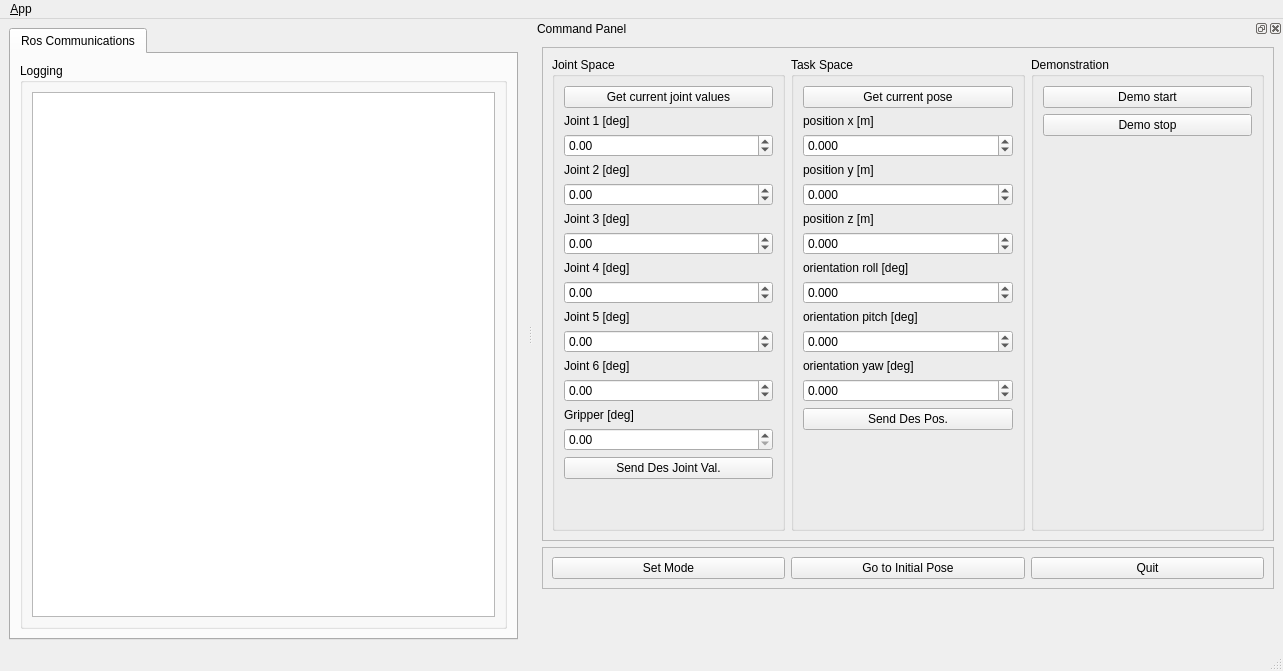
<?xml version="1.0" encoding="UTF-8"?>
<ui version="4.0">
 <class>MainWindowDesign</class>
 <widget class="QMainWindow" name="MainWindowDesign">
  <property name="geometry">
   <rect>
    <x>0</x>
    <y>0</y>
    <width>1283</width>
    <height>671</height>
   </rect>
  </property>
  <property name="windowTitle">
   <string>QRosApp</string>
  </property>
  <property name="windowIcon">
   <iconset resource="../resources/images.qrc">
    <normaloff>:/images/icon.png</normaloff>:/images/icon.png</iconset>
  </property>
  <property name="locale">
   <locale language="English" country="Australia"/>
  </property>
  <widget class="QWidget" name="centralwidget">
   <layout class="QHBoxLayout">
    <item>
     <widget class="QTabWidget" name="tab_manager">
      <property name="minimumSize">
       <size>
        <width>100</width>
        <height>0</height>
       </size>
      </property>
      <property name="locale">
       <locale language="English" country="Australia"/>
      </property>
      <property name="currentIndex">
       <number>0</number>
      </property>
      <widget class="QWidget" name="tab_status">
       <attribute name="title">
        <string>Ros Communications</string>
       </attribute>
       <layout class="QVBoxLayout" name="verticalLayout_2">
        <item>
         <widget class="QGroupBox" name="groupBox_12">
          <property name="sizePolicy">
           <sizepolicy hsizetype="MinimumExpanding" vsizetype="Preferred">
            <horstretch>0</horstretch>
            <verstretch>0</verstretch>
           </sizepolicy>
          </property>
          <property name="title">
           <string>Logging</string>
          </property>
          <layout class="QGridLayout" name="gridLayout_3">
           <item row="0" column="0">
            <widget class="QListView" name="view_logging"/>
           </item>
          </layout>
         </widget>
        </item>
       </layout>
      </widget>
     </widget>
    </item>
   </layout>
  </widget>
  <widget class="QMenuBar" name="menubar">
   <property name="geometry">
    <rect>
     <x>0</x>
     <y>0</y>
     <width>1283</width>
     <height>25</height>
    </rect>
   </property>
   <widget class="QMenu" name="menu_File">
    <property name="title">
     <string>&amp;App</string>
    </property>
    <addaction name="action_Preferences"/>
    <addaction name="separator"/>
    <addaction name="actionAbout"/>
    <addaction name="actionAbout_Qt"/>
    <addaction name="separator"/>
    <addaction name="action_Quit"/>
   </widget>
   <addaction name="menu_File"/>
  </widget>
  <widget class="QStatusBar" name="statusbar"/>
  <widget class="QDockWidget" name="dock_status">
   <property name="sizePolicy">
    <sizepolicy hsizetype="Preferred" vsizetype="Preferred">
     <horstretch>0</horstretch>
     <verstretch>0</verstretch>
    </sizepolicy>
   </property>
   <property name="minimumSize">
    <size>
     <width>750</width>
     <height>610</height>
    </size>
   </property>
   <property name="maximumSize">
    <size>
     <width>524287</width>
     <height>10000</height>
    </size>
   </property>
   <property name="allowedAreas">
    <set>Qt::RightDockWidgetArea</set>
   </property>
   <property name="windowTitle">
    <string>Command Panel</string>
   </property>
   <attribute name="dockWidgetArea">
    <number>2</number>
   </attribute>
   <widget class="QWidget" name="dockWidgetContents_2">
    <layout class="QFormLayout" name="formLayout">
     <property name="fieldGrowthPolicy">
      <enum>QFormLayout::AllNonFixedFieldsGrow</enum>
     </property>
     <item row="1" column="0" colspan="2">
      <widget class="QFrame" name="frame_2">
       <property name="maximumSize">
        <size>
         <width>800</width>
         <height>16777215</height>
        </size>
       </property>
       <property name="frameShape">
        <enum>QFrame::StyledPanel</enum>
       </property>
       <property name="frameShadow">
        <enum>QFrame::Raised</enum>
       </property>
       <layout class="QHBoxLayout" name="horizontalLayout">
        <item>
         <widget class="QPushButton" name="set_mode_button">
          <property name="text">
           <string>Set Mode</string>
          </property>
         </widget>
        </item>
        <item>
         <widget class="QPushButton" name="ini_pose_button">
          <property name="text">
           <string>Go to Initial Pose</string>
          </property>
         </widget>
        </item>
        <item>
         <widget class="QPushButton" name="quit_button">
          <property name="sizePolicy">
           <sizepolicy hsizetype="Minimum" vsizetype="Minimum">
            <horstretch>0</horstretch>
            <verstretch>0</verstretch>
           </sizepolicy>
          </property>
          <property name="text">
           <string>Quit</string>
          </property>
         </widget>
        </item>
       </layout>
      </widget>
     </item>
     <item row="0" column="0" colspan="2">
      <widget class="QFrame" name="frame">
       <property name="sizePolicy">
        <sizepolicy hsizetype="Preferred" vsizetype="Preferred">
         <horstretch>0</horstretch>
         <verstretch>0</verstretch>
        </sizepolicy>
       </property>
       <property name="maximumSize">
        <size>
         <width>16777215</width>
         <height>600</height>
        </size>
       </property>
       <property name="frameShape">
        <enum>QFrame::StyledPanel</enum>
       </property>
       <property name="frameShadow">
        <enum>QFrame::Raised</enum>
       </property>
       <layout class="QGridLayout" name="gridLayout">
        <item row="0" column="2" rowspan="4">
         <widget class="QGroupBox" name="demonstration">
          <property name="title">
           <string>Demonstration</string>
          </property>
          <layout class="QVBoxLayout" name="verticalLayout_6">
           <item>
            <widget class="QPushButton" name="demo_start_button">
             <property name="text">
              <string>Demo start</string>
             </property>
            </widget>
           </item>
           <item>
            <widget class="QPushButton" name="demo_stop_button">
             <property name="text">
              <string>Demo stop</string>
             </property>
            </widget>
           </item>
           <item>
            <spacer name="verticalSpacer">
             <property name="orientation">
              <enum>Qt::Vertical</enum>
             </property>
             <property name="sizeHint" stdset="0">
              <size>
               <width>20</width>
               <height>40</height>
              </size>
             </property>
            </spacer>
           </item>
          </layout>
         </widget>
        </item>
        <item row="0" column="1" rowspan="4">
         <widget class="QGroupBox" name="task_space">
          <property name="title">
           <string>Task Space</string>
          </property>
          <layout class="QVBoxLayout" name="verticalLayout">
           <item>
            <widget class="QPushButton" name="curr_pos_button">
             <property name="text">
              <string>Get current pose</string>
             </property>
            </widget>
           </item>
           <item>
            <widget class="QLabel" name="pos_x">
             <property name="text">
              <string>position x [m]</string>
             </property>
            </widget>
           </item>
           <item>
            <widget class="QDoubleSpinBox" name="pos_x_spinbox">
             <property name="decimals">
              <number>3</number>
             </property>
             <property name="minimum">
              <double>-10.000000000000000</double>
             </property>
             <property name="maximum">
              <double>10.000000000000000</double>
             </property>
             <property name="singleStep">
              <double>0.010000000000000</double>
             </property>
            </widget>
           </item>
           <item>
            <widget class="QLabel" name="pos_y">
             <property name="text">
              <string>position y [m]</string>
             </property>
            </widget>
           </item>
           <item>
            <widget class="QDoubleSpinBox" name="pos_y_spinbox">
             <property name="decimals">
              <number>3</number>
             </property>
             <property name="minimum">
              <double>-10.000000000000000</double>
             </property>
             <property name="maximum">
              <double>10.000000000000000</double>
             </property>
             <property name="singleStep">
              <double>0.010000000000000</double>
             </property>
            </widget>
           </item>
           <item>
            <widget class="QLabel" name="pos_z">
             <property name="text">
              <string>position z [m]</string>
             </property>
            </widget>
           </item>
           <item>
            <widget class="QDoubleSpinBox" name="pos_z_spinbox">
             <property name="decimals">
              <number>3</number>
             </property>
             <property name="minimum">
              <double>-10.000000000000000</double>
             </property>
             <property name="maximum">
              <double>10.000000000000000</double>
             </property>
             <property name="singleStep">
              <double>0.010000000000000</double>
             </property>
            </widget>
           </item>
           <item>
            <widget class="QLabel" name="ori_roll">
             <property name="text">
              <string>orientation roll [deg]</string>
             </property>
            </widget>
           </item>
           <item>
            <widget class="QDoubleSpinBox" name="ori_roll_spinbox">
             <property name="decimals">
              <number>3</number>
             </property>
             <property name="minimum">
              <double>-360.000000000000000</double>
             </property>
             <property name="maximum">
              <double>360.000000000000000</double>
             </property>
             <property name="singleStep">
              <double>0.500000000000000</double>
             </property>
            </widget>
           </item>
           <item>
            <widget class="QLabel" name="ori_pitch">
             <property name="text">
              <string>orientation pitch [deg]</string>
             </property>
            </widget>
           </item>
           <item>
            <widget class="QDoubleSpinBox" name="ori_pitch_spinbox">
             <property name="decimals">
              <number>3</number>
             </property>
             <property name="minimum">
              <double>-360.000000000000000</double>
             </property>
             <property name="maximum">
              <double>360.000000000000000</double>
             </property>
             <property name="singleStep">
              <double>0.500000000000000</double>
             </property>
            </widget>
           </item>
           <item>
            <widget class="QLabel" name="ori_yaw">
             <property name="text">
              <string>orientation yaw [deg]</string>
             </property>
            </widget>
           </item>
           <item>
            <widget class="QDoubleSpinBox" name="ori_yaw_spinbox">
             <property name="decimals">
              <number>3</number>
             </property>
             <property name="minimum">
              <double>-360.000000000000000</double>
             </property>
             <property name="maximum">
              <double>360.000000000000000</double>
             </property>
             <property name="singleStep">
              <double>0.500000000000000</double>
             </property>
            </widget>
           </item>
           <item>
            <widget class="QPushButton" name="des_pos_button">
             <property name="text">
              <string>Send Des Pos.</string>
             </property>
            </widget>
           </item>
           <item>
            <spacer name="verticalSpacer_2">
             <property name="orientation">
              <enum>Qt::Vertical</enum>
             </property>
             <property name="sizeHint" stdset="0">
              <size>
               <width>20</width>
               <height>40</height>
              </size>
             </property>
            </spacer>
           </item>
          </layout>
         </widget>
        </item>
        <item row="0" column="0" rowspan="4">
         <widget class="QGroupBox" name="joint_space">
          <property name="title">
           <string>Joint Space</string>
          </property>
          <layout class="QVBoxLayout" name="verticalLayout_5">
           <item>
            <widget class="QPushButton" name="curr_joint_button">
             <property name="text">
              <string>Get current joint values</string>
             </property>
            </widget>
           </item>
           <item>
            <widget class="QLabel" name="joint1">
             <property name="text">
              <string>Joint 1 [deg]</string>
             </property>
            </widget>
           </item>
           <item>
            <widget class="QDoubleSpinBox" name="joint1_spinbox">
             <property name="minimum">
              <double>-180.000000000000000</double>
             </property>
             <property name="maximum">
              <double>180.000000000000000</double>
             </property>
             <property name="singleStep">
              <double>0.500000000000000</double>
             </property>
            </widget>
           </item>
           <item>
            <widget class="QLabel" name="joint2">
             <property name="text">
              <string>Joint 2 [deg]</string>
             </property>
            </widget>
           </item>
           <item>
            <widget class="QDoubleSpinBox" name="joint2_spinbox">
             <property name="minimum">
              <double>-180.000000000000000</double>
             </property>
             <property name="maximum">
              <double>180.000000000000000</double>
             </property>
             <property name="singleStep">
              <double>0.500000000000000</double>
             </property>
            </widget>
           </item>
           <item>
            <widget class="QLabel" name="joint3">
             <property name="text">
              <string>Joint 3 [deg]</string>
             </property>
            </widget>
           </item>
           <item>
            <widget class="QDoubleSpinBox" name="joint3_spinbox">
             <property name="minimum">
              <double>-180.000000000000000</double>
             </property>
             <property name="maximum">
              <double>180.000000000000000</double>
             </property>
             <property name="singleStep">
              <double>0.500000000000000</double>
             </property>
            </widget>
           </item>
           <item>
            <widget class="QLabel" name="joint4">
             <property name="text">
              <string>Joint 4 [deg]</string>
             </property>
            </widget>
           </item>
           <item>
            <widget class="QDoubleSpinBox" name="joint4_spinbox">
             <property name="minimum">
              <double>-180.000000000000000</double>
             </property>
             <property name="maximum">
              <double>180.000000000000000</double>
             </property>
             <property name="singleStep">
              <double>0.500000000000000</double>
             </property>
            </widget>
           </item>
           <item>
            <widget class="QLabel" name="joint5">
             <property name="text">
              <string>Joint 5 [deg]</string>
             </property>
            </widget>
           </item>
           <item>
            <widget class="QDoubleSpinBox" name="joint5_spinbox">
             <property name="minimum">
              <double>-180.000000000000000</double>
             </property>
             <property name="maximum">
              <double>180.000000000000000</double>
             </property>
             <property name="singleStep">
              <double>0.500000000000000</double>
             </property>
            </widget>
           </item>
           <item>
            <widget class="QLabel" name="joint6">
             <property name="text">
              <string>Joint 6 [deg]</string>
             </property>
            </widget>
           </item>
           <item>
            <widget class="QDoubleSpinBox" name="joint6_spinbox">
             <property name="minimum">
              <double>-360.000000000000000</double>
             </property>
             <property name="maximum">
              <double>360.000000000000000</double>
             </property>
             <property name="singleStep">
              <double>0.500000000000000</double>
             </property>
            </widget>
           </item>
           <item>
            <widget class="QLabel" name="grip">
             <property name="text">
              <string>Gripper [deg]</string>
             </property>
            </widget>
           </item>
           <item>
            <widget class="QDoubleSpinBox" name="grip_spinbox">
             <property name="maximum">
              <double>65.000000000000000</double>
             </property>
             <property name="singleStep">
              <double>0.500000000000000</double>
             </property>
            </widget>
           </item>
           <item>
            <widget class="QPushButton" name="des_joint_button">
             <property name="text">
              <string>Send Des Joint Val.</string>
             </property>
            </widget>
           </item>
           <item>
            <spacer name="verticalSpacer_3">
             <property name="orientation">
              <enum>Qt::Vertical</enum>
             </property>
             <property name="sizeHint" stdset="0">
              <size>
               <width>20</width>
               <height>40</height>
              </size>
             </property>
            </spacer>
           </item>
          </layout>
         </widget>
        </item>
       </layout>
      </widget>
     </item>
    </layout>
   </widget>
  </widget>
  <action name="action_Quit">
   <property name="text">
    <string>&amp;Quit</string>
   </property>
   <property name="shortcut">
    <string>Ctrl+Q</string>
   </property>
   <property name="shortcutContext">
    <enum>Qt::ApplicationShortcut</enum>
   </property>
  </action>
  <action name="action_Preferences">
   <property name="text">
    <string>&amp;Preferences</string>
   </property>
  </action>
  <action name="actionAbout">
   <property name="text">
    <string>&amp;About</string>
   </property>
  </action>
  <action name="actionAbout_Qt">
   <property name="text">
    <string>About &amp;Qt</string>
   </property>
  </action>
 </widget>
 <resources>
  <include location="../resources/images.qrc"/>
 </resources>
 <connections>
  <connection>
   <sender>action_Quit</sender>
   <signal>triggered()</signal>
   <receiver>MainWindowDesign</receiver>
   <slot>close()</slot>
   <hints>
    <hint type="sourcelabel">
     <x>-1</x>
     <y>-1</y>
    </hint>
    <hint type="destinationlabel">
     <x>399</x>
     <y>299</y>
    </hint>
   </hints>
  </connection>
  <connection>
   <sender>quit_button</sender>
   <signal>clicked()</signal>
   <receiver>MainWindowDesign</receiver>
   <slot>close()</slot>
   <hints>
    <hint type="sourcelabel">
     <x>859</x>
     <y>552</y>
    </hint>
    <hint type="destinationlabel">
     <x>469</x>
     <y>299</y>
    </hint>
   </hints>
  </connection>
 </connections>
</ui>
